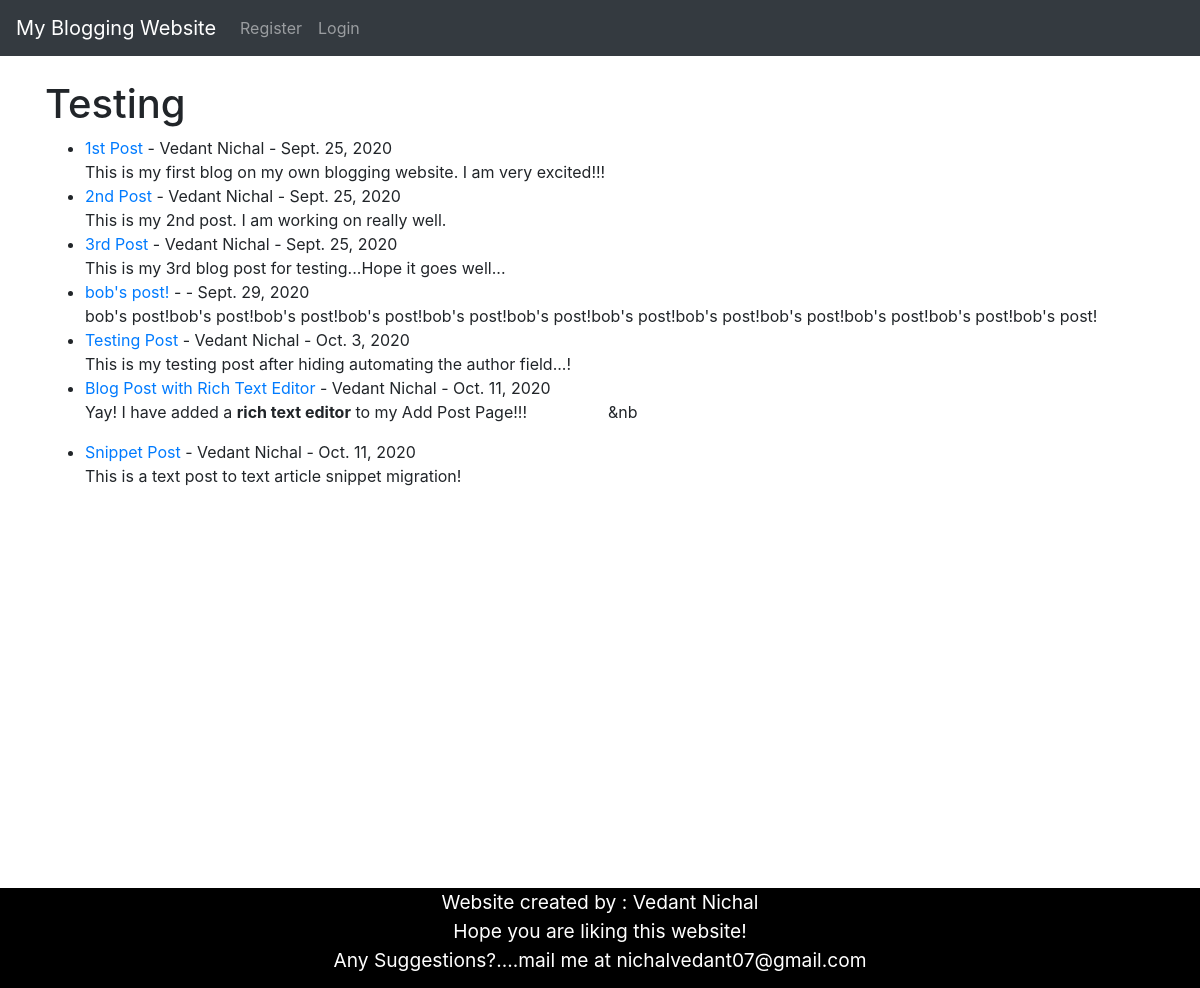
Page /category/testing/ on the committed database.
### Blog/models.py (models this page shows, shortened)
class Post(models.Model):
    title = models.CharField(max_length=255)
    title_tag = models.CharField(max_length=255)
    author = models.ForeignKey(User, on_delete=models.CASCADE)
    body = RichTextField(blank=True, null=True)
    post_date = models.DateField(auto_now_add=True)
    category = models.CharField(max_length=255, default='testing')
    snippet = models.CharField(max_length=255)
    likes = models.ManyToManyField(User, related_name='blog_posts')

### Blog/views.py (the view)
# urls.py: path('category/<str:cats>/', CategoryView, name='category'),
def CategoryView(request, cats):
    category_posts = Post.objects.filter(category=cats)
    return render(request, 'categories.html', {'cats': cats.title(), 'category_posts': category_posts})

### Blog/templates/categories.html (shortened to what this page needs)
{% extends 'base.html' %}
{% block content %}
{% if category_posts %}
<h1>{{ cats }}</h1>
<ul>
{% for post in category_posts %}
    {% if user.is_authenticated %}
            <li><a href="{% url 'article-detail' post.pk %}">{{ post.title }}</a>
            - {{ post.author.first_name }}
            {{ post.author.last_name }} - {{ post.post_date }} -
            <a href="{% url 'update_post' post.pk %}">Edit Post</a> -
            <a href="{% url 'delete_post' post.pk %}">Delete Post</a><br/>
            {{ post.body|slice:":150"|safe }}
        {% else %}
            <li><a href="{% url 'article-detail' post.pk %}">{{ post.title }}</a> - {{ post.author.first_name }}
            {{ post.author.last_name }} - {{ post.post_date }}
            <br/>{{ post.body|slice:":150"|safe }}
    {% endif %}
{% endfor %}
</ul>
{% else %}
    <h2>Sorry this page does not exist...</h2>
{% endif %}
{% endblock %}

### Blog/templates/base.html (shortened to what this page needs)
<!doctype html>
<html lang="en">
  <head>
    <link rel="stylesheet" href="https://stackpath.bootstrapcdn.com/bootstrap/4.5.2/css/bootstrap.min.css">
  </head>
  <body>
    <nav class="navbar navbar-expand-lg navbar-dark bg-dark">
  <a class="navbar-brand" href="{% url 'home' %}">My Blogging Website</a>
  <div class="collapse navbar-collapse" id="navbarSupportedContent">
    <ul class="navbar-nav mr-auto">
    {% if user.is_authenticated %}
        <li class="nav-item">
          <a class="nav-link" href="{% url 'add_post' %}">Add a Post</a>
        </li>
        {% if cat_menu %}
        <li class="nav-item dropdown">
        <a class="nav-link dropdown-toggle" href="#" id="navbarDropdown" role="button" data-toggle="dropdown" aria-haspopup="true" aria-expanded="false">
          Blog Categories
        </a>
        <div class="dropdown-menu" aria-labelledby="navbarDropdown">
          {% for item in cat_menu %}
          <a class="dropdown-item" href="{% url 'category' item|slugify%}">
            {{ item }}</a>
          {% endfor %}
        </div>
        </li>
        <li class="nav-item">
          <a class="nav-link" href="{% url 'edit_profile' %}">Edit Profile</a>
        </li>
        <li class="nav-item">
          <a class="nav-link" href="{% url 'logout' %}">Logout</a>
        </li>
        {% endif %}
    {% else %}
        <li class="nav-item">
        <a class="nav-link" href="{% url 'register' %}">Register</a>
        </li>
        <li class="nav-item">
          <a class="nav-link" href="{% url 'login' %}">Login</a>
        </li>
    {% endif %}
    </ul>
  </div>
</nav>
    <br/>
    <div class="container">
      {% block content %}
      {% endblock %}
    </div>
  </body>
<div class="footer">
    <p><big>Website created by : Vedant Nichal<br/>Hope you are liking this website!<br/>Any Suggestions?....mail me at nichalvedant07@gmail.com</big></p>
</div>
</html>

### Blog/templates/base.html (style rules this page uses)
body { background-image: url(''); background-repeat: no-repeat; background-attachment: fixed; background-size: cover; }
.footer { clear: both; position: relative; height: 100px; margin-top: 400px; left: 0; bottom: 0; width: 100%; background-color: black; color: white; text-align: center; }

### Blog/templates/categories.html (style rules this page uses)
body { background-image: url('https://encrypted-tbn0.gstatic.com/images?q=tbn%3AANd9GcTExlLXyh_tSS1GIV1RfQrSNj71jqcDID72bg&usqp=CAU'); background-repeat: no-repeat; background-attachment: fixed; background-size: cover; }

### rows in the picture
Post: title "1st Post", author.first_name "Vedant", author.last_name "Nichal", post_date "Sept. 25, 2020", body "This is my first blog on my own blogging website. I am very excited!!!"
Post: title "2nd Post", author.first_name "Vedant", author.last_name "Nichal", post_date "Sept. 25, 2020", body "This is my 2nd post. I am working on really well."
Post: title "3rd Post", author.first_name "Vedant", author.last_name "Nichal", post_date "Sept. 25, 2020", body "This is my 3rd blog post for testing...Hope it goes well..."
Post: title "bob's post!", post_date "Sept. 29, 2020", body "bob's post!bob's post!bob's post!bob's post!bob's post!bob's post!bob's post!bob's post!bob's post!bob's post!bob's post!bob's post!"
Post: title "Testing Post", author.first_name "Vedant", author.last_name "Nichal", post_date "Oct. 3, 2020", body "This is my testing post after hiding automating the author field...!"
Post: title "Blog Post with Rich Text Editor", author.first_name "Vedant", author.last_name "Nichal", post_date "Oct. 11, 2020", body "Yay! I have added a rich text editor to my Add Post Page!!! &nb"
Post: title "Snippet Post", author.first_name "Vedant", author.last_name "Nichal", post_date "Oct. 11, 2020", body "This is a text post to text article snippet migration!"

### other values in the picture
{{ cats }} "Testing"
